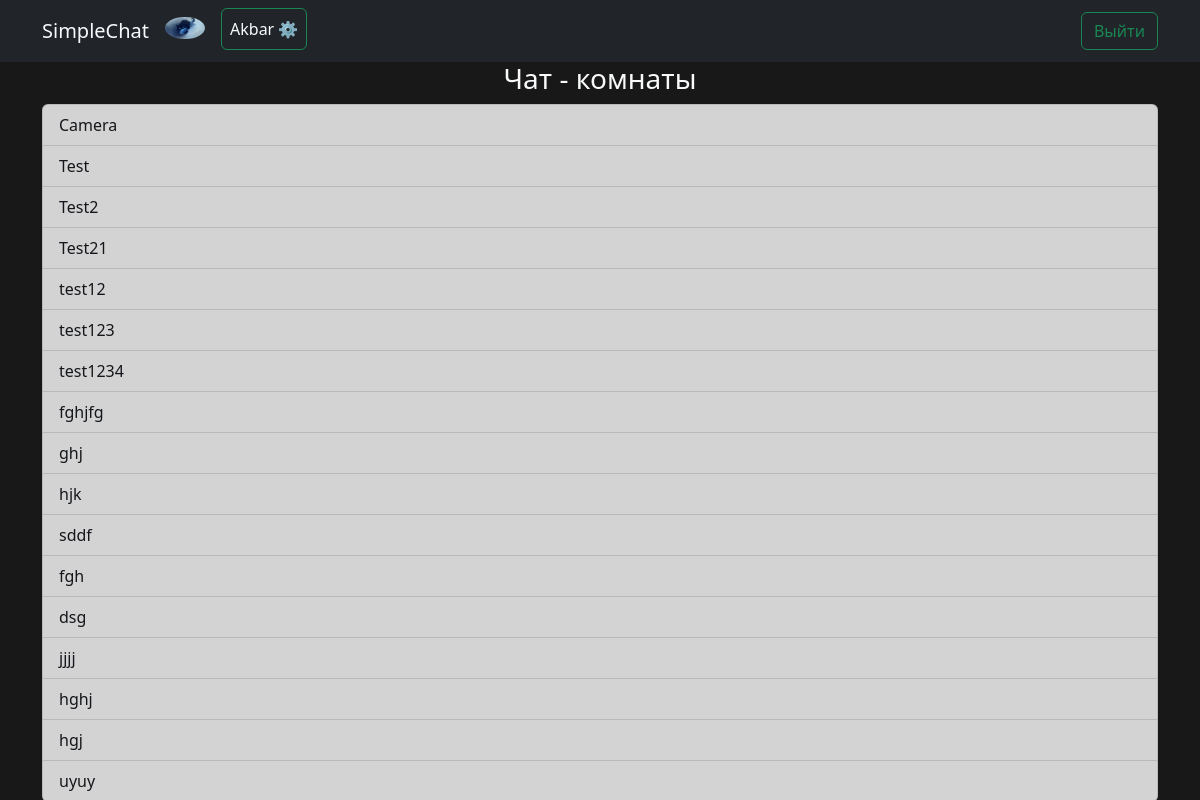
The app's page /rooms/ (signed in) with its own data.
### chatApp/models.py (models this page shows, shortened)
class UsersProfile(models.Model):
    user = models.OneToOneField(User, on_delete=models.CASCADE)
    avatar = models.ImageField(default='default.jpg', upload_to='avatar_img')
    class Meta:
        verbose_name = 'Пользователь'
        verbose_name_plural = 'Пользователи'

class Rooms(models.Model):
    name = models.CharField(max_length=64)
    slug = models.SlugField(unique=True)
    created = models.DateField(auto_now_add=True)
    members = models.ManyToManyField(UsersProfile, through='RoomsMembers', blank=True)
    creator = models.ForeignKey(User, on_delete=models.CASCADE)
    class Meta:
        verbose_name = 'Комната'
        verbose_name_plural = 'Комнаты'

### chatApp/views.py (the view)
# urls.py: path("rooms/", rooms, name='rooms'),
@login_required(login_url='/accounts/login/')
def rooms(request):
    rooms = Rooms.objects.all()
    return render(request, template_name='rooms.html', context={'chat_rooms': rooms})

### templates/rooms.html (shortened to what this page needs)
{% extends 'base.html' %}
{% load static %}
{% block content %}
{% if chat_rooms %}
<h3 class="text-center">Чат - комнаты</h3>
   <div class="list-group ">
      {% for item in chat_rooms %}
         <a href={% url 'room' item.slug %} class="list-group-item list-group-item-action list-group-item-dark">{{item.name}}</a>
      {% endfor %}
   </div>
{% else %}
<h3> Нет Чат-комнат</h3>
{% endif %}
{% endblock content %}

### templates/base.html (shortened to what this page needs)
<!DOCTYPE html>
{% load static %}
<html lang="en">
  <head>
    <link rel="stylesheet" href={% static 'css/styles.css' %}>
  </head>
  <body>
    <div class="header bg-dark">
      <nav class="navbar navbar-expand-lg bg-body-tertiary">
        <div class="container">
          <a class="navbar-brand text-light" href="/">SimpleChat</a>
          <div class="collapse navbar-collapse" id="navbarSupportedContent">
            <ul class="navbar-nav me-auto mb-2 mb-lg-0">
              {% if user.is_authenticated %}
                <li class="nav-item me-3">
                  <div class='avatar'>
                    {% if user.usersprofile.avatar == '/media/default.jpg' %}
                      <img src="{{ user.usersprofile.avatar }}" class="rounded-circle" alt="">
                      {% else %}
                      <img src="/media/{{ user.usersprofile.avatar }}" class="rounded-circle" alt="">
                    {% endif %}
                  </div>
                </li>
                <li class="nav-item">
                  <a class="nav-link text-light btn btn-outline-success" aria-current="page" href={% url 'profile' %}>
                  <span class="">{{user.usersprofile.user}} &#x2699;</span></a>
                </li>
              {% else %}
              <li class="nav-item"></li>
              {% endif %}
            </ul>
            <div class="d-flex">
              {% if user.is_authenticated %}
                <a href='/accounts/logout' class="btn btn-outline-success" >Выйти</a>
              {% else %}
                <a href='/accounts/login' class="btn btn-outline-success" >Войти</a>
              {% endif %}
            </div>
          </div>
        </div>
      </nav>
    </div>
    <div class="container text-light">
      {% block content %}
      {% endblock content %}
    </div>
  </body>
</html>

### static/css/styles.css (style rules this page uses)
body { background-color: #181818; }
.avatar { position: relative; height: 40px; width: 40px; display: inline-block; margin: 0 auto; text-align: center; }
.avatar > img { opacity: 1; position: absolute; max-height: 100%; max-width: 100%; width: auto; height: auto; top: 0; left: 0; bottom: 0; right: 0; margin: auto; }

### records on screen
Rooms: name "Camera"
Rooms: name "Test"
Rooms: name "Test2"
Rooms: name "Test21"
Rooms: name "test12"
Rooms: name "test123"
Rooms: name "test1234"
Rooms: name "fghjfg"
Rooms: name "ghj"
Rooms: name "hjk"
Rooms: name "sddf"
Rooms: name "fgh"
Rooms: name "dsg"
Rooms: name "jjjj"
Rooms: name "hghj"
Rooms: name "hgj"
Rooms: name "uyuy"

### other values on screen
{{ user.usersprofile.user }} "Akbar"
